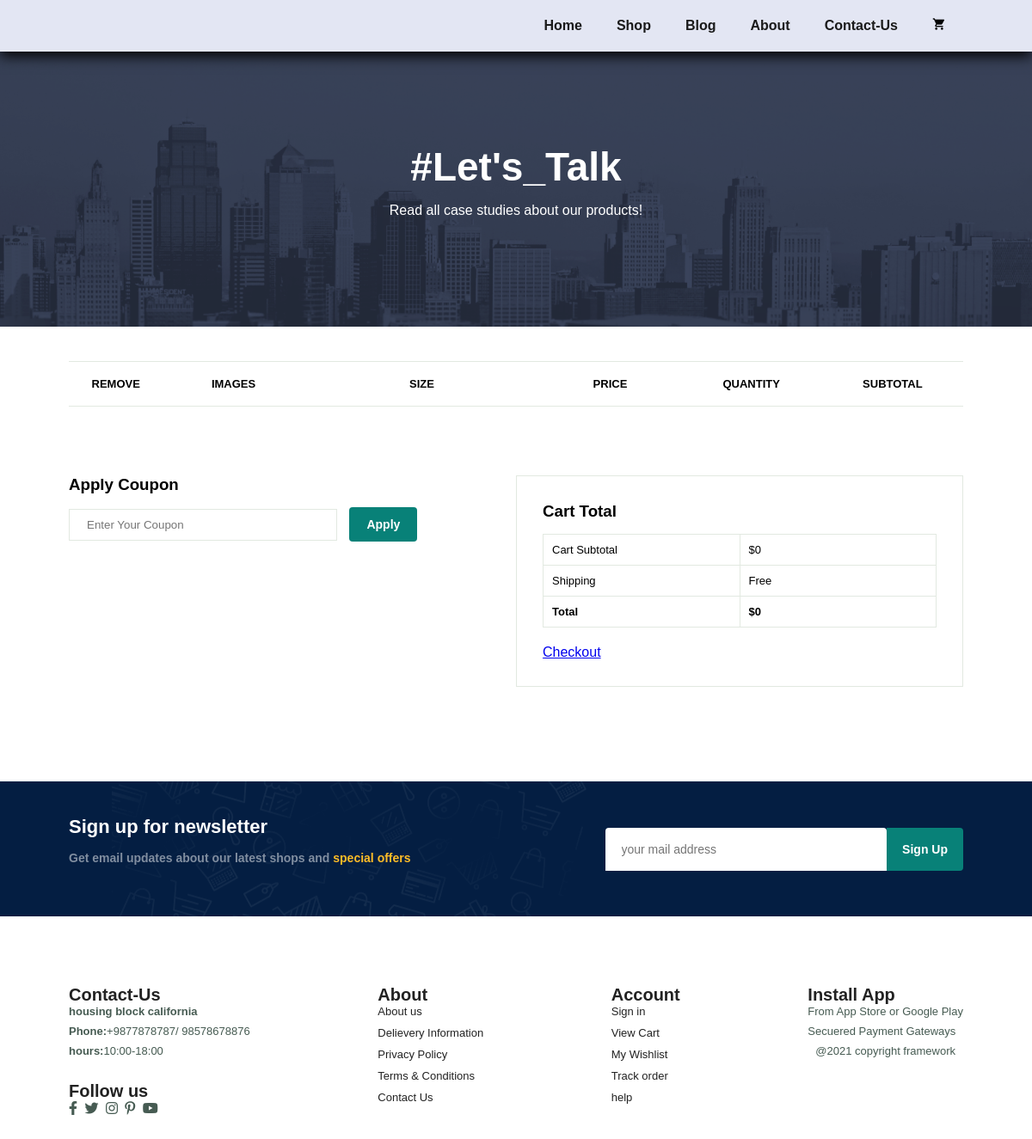
Before: /cart (signed in) with the older database file.
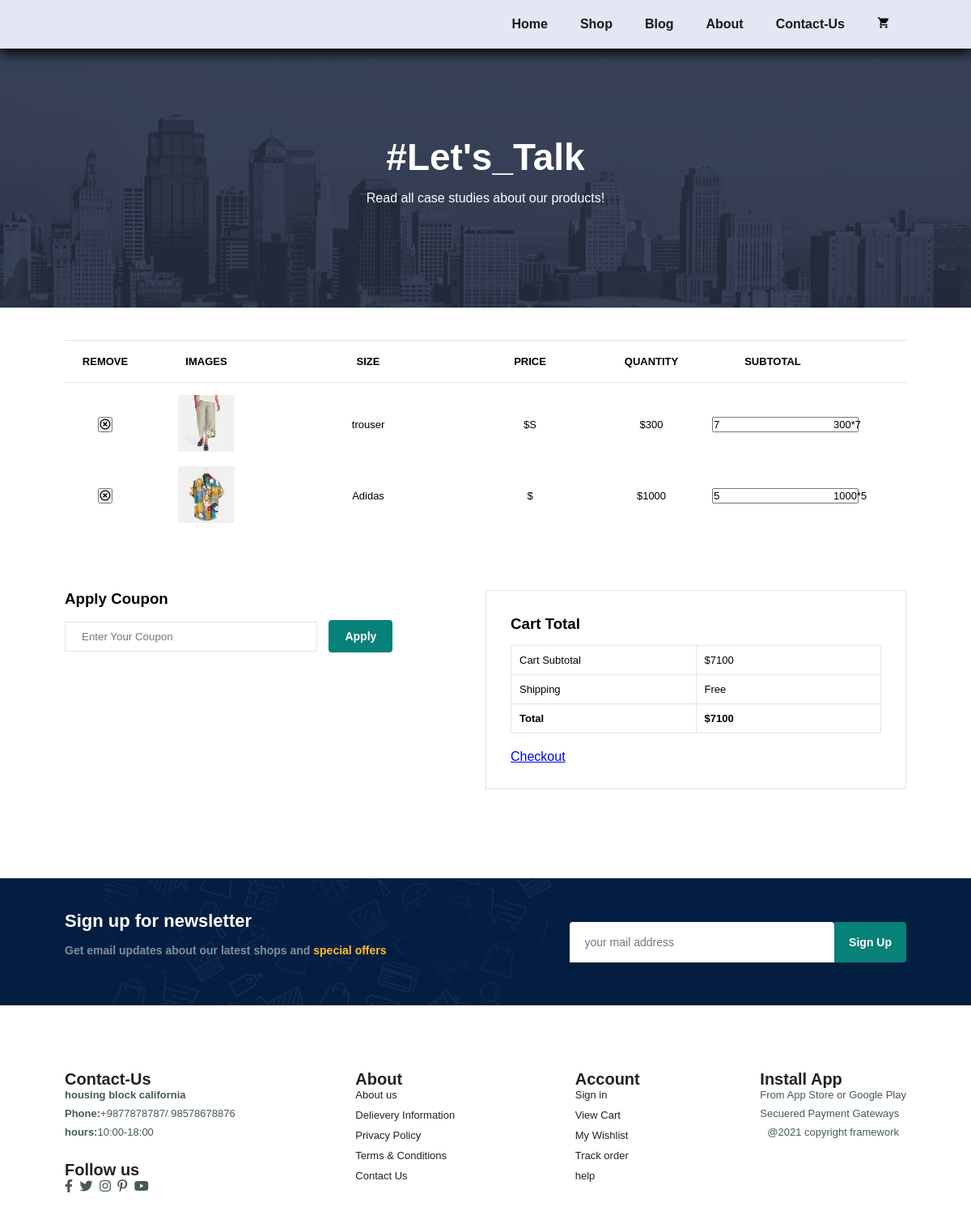
After: the same page with the newer database file.
### home/models.py (models this page shows, shortened)
class CartItem(models.Model):
    product = models.ForeignKey(Product, on_delete=models.CASCADE)
    quantity = models.PositiveIntegerField(default=1)
    size=models.CharField(max_length=3,default="s")
    user = models.ForeignKey(User, on_delete=models.CASCADE)

class Product(models.Model):
    GENDER_CHOICES = [
        ('M', 'Male'),
        ('F', 'Female'),
    ]
    id=models.AutoField(primary_key=True)
    product_name = models.CharField(max_length=50)
    desc = models.CharField(max_length=300)
    Category = models.CharField(max_length=300,default="")
    SubCategory = models.CharField(max_length=300,default="")
    price = models.IntegerField(default=0)
    pub_date = models.DateField()
    image = models.ImageField(upload_to='products/images/',default="")
    brand = models.CharField(max_length=50,default="Zara")
    rating=models.IntegerField(default=5)
    gender = models.CharField(max_length=1, choices=GENDER_CHOICES,default="Male")

### home/views.py (the view)
# urls.py: path("cart", views.cart, name='cart'),
def cart(request):
    if request.user.is_anonymous:
        return redirect("/login")
    cart_items = CartItem.objects.filter(user=request.user)
    total = sum(item.product.price * item.quantity for item in cart_items)
    context = {
        'cart_items': cart_items,
        'total': total,
        'active_page': 'cart'
    }
    return render(request, 'cart.html', context)

### templates/cart.html (shortened to what this page needs)
{% extends 'base1.html' %}
{% load static %}
{% block body %}
<section id="page-header" class="about-header">
    <h2>#Let's_Talk</h2>
    <p>Read all case studies about our products!</p>
</section>
<section id="cart" class="section-p1">
    <table width="100%">
        <thead>
            <tr>
                <td>Remove</td>
                <td>Images</td>
                <td>Size</td>
                <td>Price</td>
                <td>Quantity</td>
                <td>Subtotal</td>
            </tr>
        </thead>
        <tbody>
            {% for item in cart_items %}
            <tr>
                 <td>
                    <form action="{% url 'remove_from_cart' item.id %}" method="POST">
                        <button type="submit" class="btn btn-danger btn-lg mx-auto d-block">
                            <i class="far fa-times-circle"></i>
                        </button>
                    </form>
                </td>
                <td><img src="/media/{{ item.product.image }}" alt="{{ item.product.product_name }}"></td>
                <td>{{ item.product.product_name }}</td>
                <td>${{ item.size }}</td>
                <td>${{ item.product.price }}</td>
                <td><input type="number" value="{{ item.quantity }}" readonly></td>
              {%load custom_filters%}
                <td>{{ item.product.price}}*{{item.quantity }}</td>
            </tr>
            {% endfor %}
        </tbody>
    </table>
</section>
<section id="cart-add" class="section-p1">
    <div id="coupon">
        <h3>Apply Coupon</h3>
        <div>
            <input type="text" placeholder="Enter Your Coupon">
            <button class="normal">Apply</button>
        </div>
    </div>
    <div id="subtotal">
        <h3>Cart Total</h3>
        <table>
            <tr>
                <td>Cart Subtotal</td>
                <td>${{ total }}</td>
            </tr>
            <tr>
                <td>Shipping</td>
                <td>Free</td>
            </tr>
            <tr>
                <td><strong>Total</strong></td>
                <td><strong>${{ total }}</strong></td>
            </tr>
        </table>
        <a href="{% url 'Check_out_cart' total %}" class="btn btn-primary normal">Checkout</a>
    </div>
</section>
{% endblock %}

Changed rows visible on the page:
added CartItem: product.image (picture), product.product_name "trouser", size "S", product.price "300", quantity "7"
added CartItem: product.image (picture), product.product_name "Adidas", product.price "1000", quantity "5"
Other visible differences:
{{ total }}: "0" → "7100"
